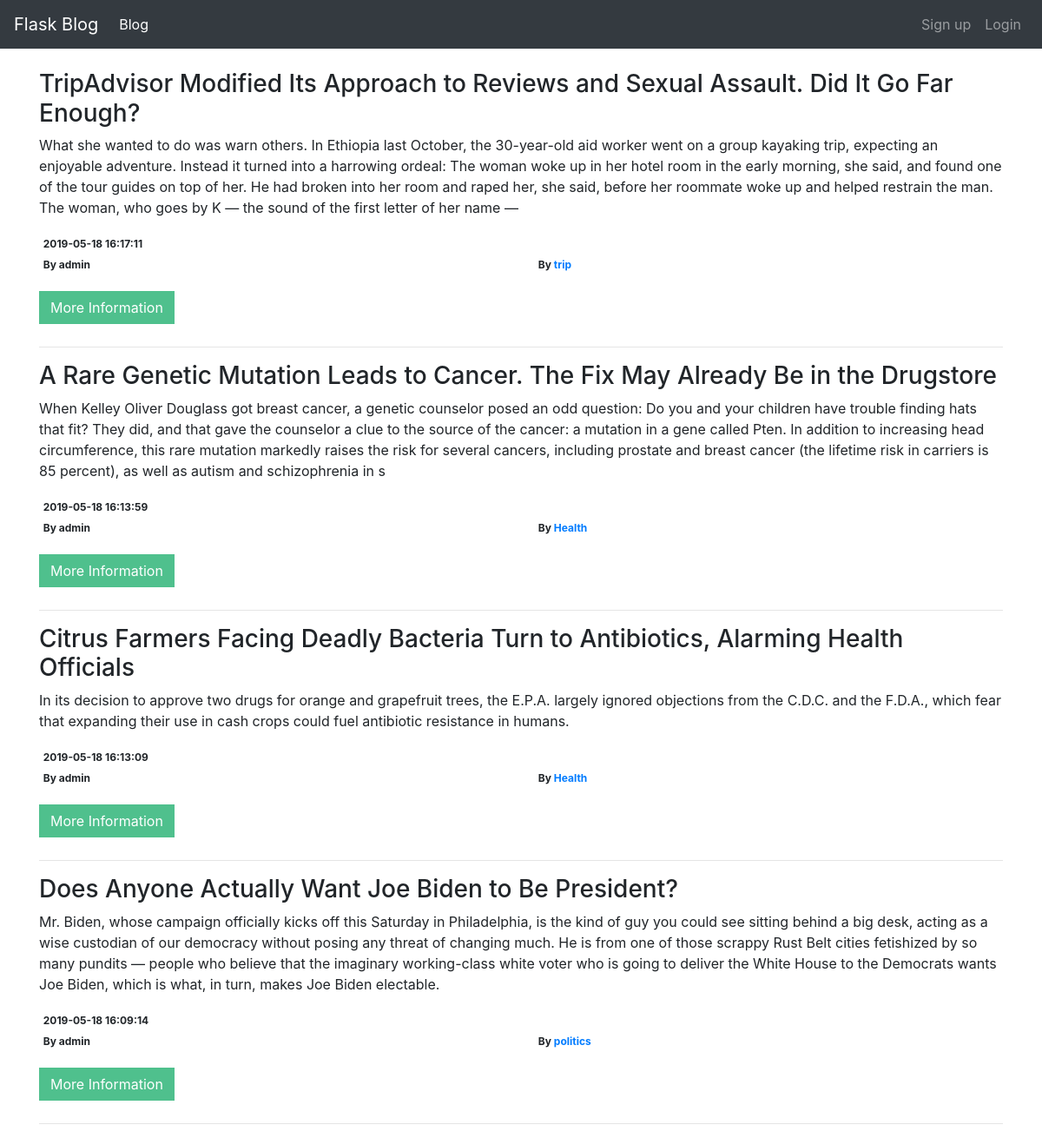
The page / on the database its author committed.
### tables this page shows
CREATE TABLE post (
    postid INTEGER PRIMARY KEY AUTOINCREMENT,
    title TEXT,
    content TEXT,
    date_posted TEXT,
    auth_id TEXT,
    auth_name TEXT,
    cat TEXT,
    stat_post TEXT DEFAULT 'p'
);

### blog.py (the view)
@app.route('/')
def index():
    cur = get_db().execute("SELECT * FROM post WHERE stat_post = 'p' ORDER BY postid DESC")
    rows = cur.fetchall()
    return render_template('index.html', rows=rows)

### blog.py (called while the page is built)
def get_db():
    db = getattr(g, '_database', None)
    if db is None:
        db = g._database = sql.connect(DATABASE)
    return db

### templates/index.html (shortened to what this page needs)
{% extends 'layout.html' %}
{% block content %}
    <div class="container">
        <div class="row">
            <div class="col-md-12">
                {% if rows|length > 0 %}
                    {% for row in rows %}
                    <article>
                                <h3>{{ row[1] }}</h3>
                                <p>{{ row[2][0:500] }}</p>
                                <div><span class="badge">{{ row[3] }}</span></div>
                                <div class="row" style="margin-bottom:20px;">
                                    <div class="col-md-6"><span class="badge">By {{ row[5] }}</span></div>
                                    <div class="col-md-6"><span class="badge">By <a href="{{ url_for('category_view',cat=row[6]) }}">{{ row[6] }}</a></span></div>
                                </div>
                                <a class="btn btn-blog pull-right marginBottom10" href="{{ url_for('read_post',postid=row[0]) }}">More Information</a>
                                <hr>
                    </article>
                    {% endfor %}
                {% else %}
                    <article>
                        <p>No post</p>
                    </article>
                {% endif %}
            </div>
        </div>
    </div>
{% endblock %}

### templates/layout.html (shortened to what this page needs)
<!DOCTYPE HTML>
<html>
    <head>
        <link rel="stylesheet" href="https://stackpath.bootstrapcdn.com/bootstrap/4.1.3/css/bootstrap.min.css"
>
        <link rel="stylesheet" href="https://use.fontawesome.com/releases/v5.2.0/css/all.css"
>
        <link rel="stylesheet" href="{{ url_for('static', filename='css/layout.css') }}">
    </head>
    <body>
        <header class="site-header">
            <nav class="navbar navbar-expand-md fixed-top navbar-dark bg-dark mb-4">
                <a class="navbar-brand" href="{{ url_for('index') }}">Flask Blog</a>
                <div class="collapse navbar-collapse" id="navbarCollapse">
                    <ul class="navbar-nav mr-auto">
                        <li class="nav-item active">
                            <a class="nav-link" href="{{ url_for('index') }}">Blog</a>
                        </li>
                    </ul>
                    <div class="navbar-nav mt-mb-0">
                        {% if session['logged_in']==True %}
                            <a class="nav-item nav-link" href="{{ url_for('logout') }}">Logout</a>
                        {% else %}
                            <a class="nav-item nav-link" href="{{ url_for('signup') }}">Sign up</a>
                            <a class="nav-item nav-link" href="{{ url_for('login') }}">Login</a>
                        {% endif %}
                    </div>
                </div>
            </nav>
        </header>
        <main role="main">
            {% block content %}
            {% endblock %}
        </main>
    </body>
</html>

### static/css/layout.css (style rules this page uses)
html { position: relative; min-height: 100%; }
body { padding-top: 80px; }
.btn-blog { color: #ffffff; background-color: #000066; border-color: #000066; border-radius:0; margin-bottom:10px }

### templates/index.html (style rules this page uses)
.btn-blog { color: #ffffff; background-color: #4fc08d; border-color: #4fc08d; border-radius:0; margin-bottom:10px }

### rows shown on the page
post: title "TripAdvisor Modified Its Approach to Reviews and Sexual Assault. Did It Go Far Enough?", content "What she wanted to do was warn others. In Ethiopia last October, the 30-year-old aid worker went on a group kayaking trip, expecting an enjoyable adventure. Instead it turned into a harrowing ordeal: The woman woke up in her hotel room in the early morning, she said, and found one of the tour guides on top of her. He had broken into her room and raped her, she said, before her roommate woke up and helped restrain the man. The woman, who goes by K — the sound of the first letter of her name —", date_posted "2019-05-18 16:17:11", auth_name "admin", cat "trip"
post: title "A Rare Genetic Mutation Leads to Cancer. The Fix May Already Be in the Drugstore", content "When Kelley Oliver Douglass got breast cancer, a genetic counselor posed an odd question: Do you and your children have trouble finding hats that fit? They did, and that gave the counselor a clue to the source of the cancer: a mutation in a gene called Pten. In addition to increasing head circumference, this rare mutation markedly raises the risk for several cancers, including prostate and breast cancer (the lifetime risk in carriers is 85 percent), as well as autism and schizophrenia in s", date_posted "2019-05-18 16:13:59", auth_name "admin", cat "Health"
post: title "Citrus Farmers Facing Deadly Bacteria Turn to Antibiotics, Alarming Health Officials", content "In its decision to approve two drugs for orange and grapefruit trees, the E.P.A. largely ignored objections from the C.D.C. and the F.D.A., which fear that expanding their use in cash crops could fuel antibiotic resistance in humans.", date_posted "2019-05-18 16:13:09", auth_name "admin", cat "Health"
post: title "Does Anyone Actually Want Joe Biden to Be President?", content "Mr. Biden, whose campaign officially kicks off this Saturday in Philadelphia, is the kind of guy you could see sitting behind a big desk, acting as a wise custodian of our democracy without posing any threat of changing much. He is from one of those scrappy Rust Belt cities fetishized by so many pundits — people who believe that the imaginary working-class white voter who is going to deliver the White House to the Democrats wants Joe Biden, which is what, in turn, makes Joe Biden electable.", date_posted "2019-05-18 16:09:14", auth_name "admin", cat "politics"
